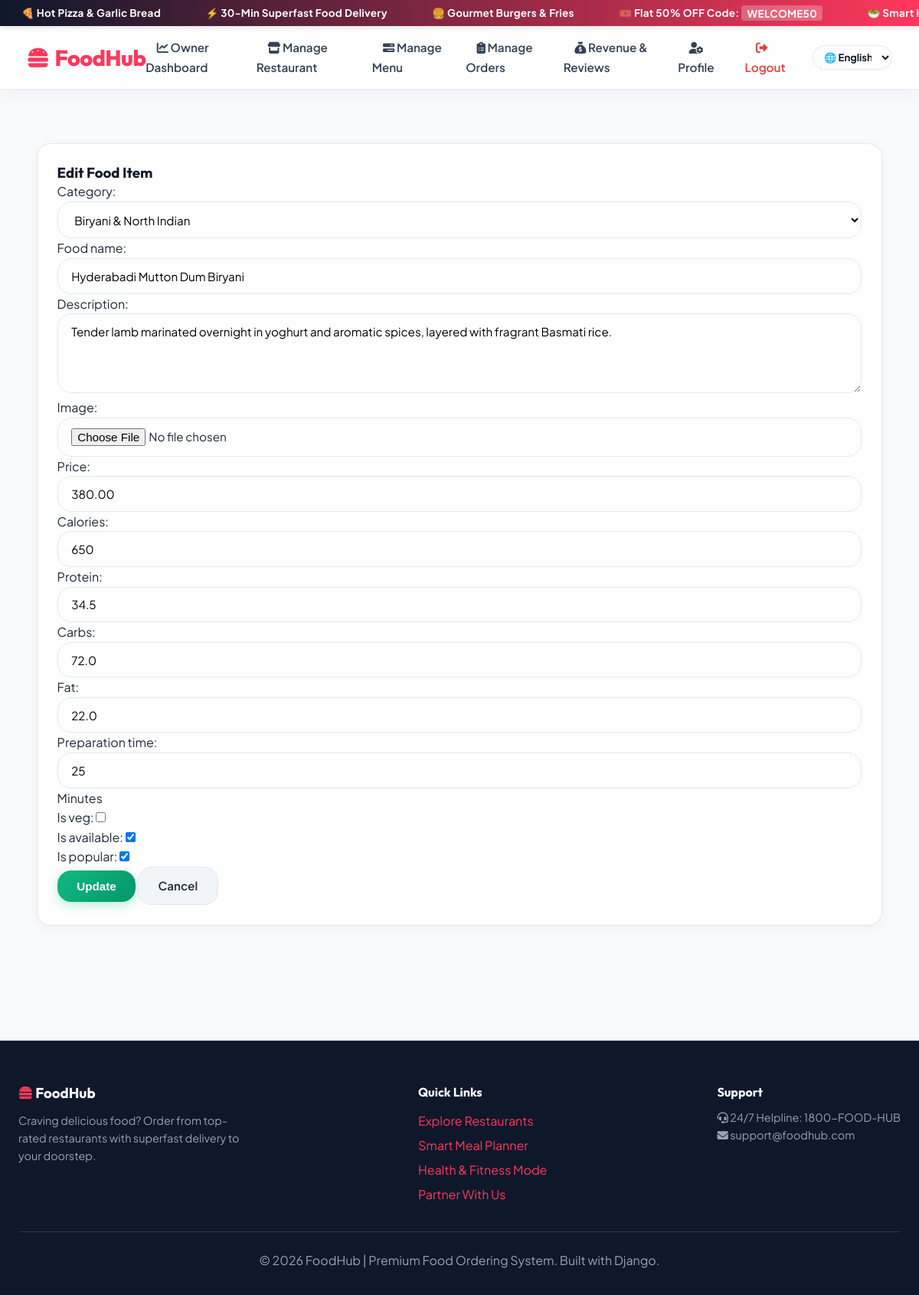
The app's page /menu/edit/1/ (signed in) with its own data.
### menu/models.py (models this page shows, shortened)
class MenuItem(models.Model):
    restaurant = models.ForeignKey(
        Restaurant,
        on_delete=models.CASCADE,
        related_name="menu_items"
    )
    category = models.ForeignKey(
        Category,
        on_delete=models.SET_NULL,
        null=True,
        blank=True
    )
    food_name = models.CharField(max_length=200)
    description = models.TextField()
    image = models.ImageField(
        upload_to="menu_items/",
        blank=True,
        null=True
    )
    price = models.DecimalField(
        max_digits=8,
        decimal_places=2
    )
    calories = models.PositiveIntegerField(default=0)
    protein = models.DecimalField(
        max_digits=5,
        decimal_places=1,
        default=0
    )
    carbs = models.DecimalField(
        max_digits=5,
        decimal_places=1,
        default=0
    )
    fat = models.DecimalField(
        max_digits=5,
        decimal_places=1,
        default=0
    )
    preparation_time = models.PositiveIntegerField(
        help_text="Minutes"
    )
    is_veg = models.BooleanField(default=True)
    is_available = models.BooleanField(default=True)
    is_popular = models.BooleanField(default=False)
    created_at = models.DateTimeField(auto_now_add=True)

### menu/views.py (the view)
# urls.py: path("edit/<int:pk>/", views.edit_menu_item, name="edit_menu_item"),
@login_required
def edit_menu_item(request, pk):
    ensure_default_categories()
    item = get_object_or_404(MenuItem, pk=pk)
    if not request.user.is_superuser and item.restaurant.owner != request.user:
        messages.error(request, "Permission denied.")
        return redirect("restaurant_menu")
    if request.method == "POST":
        form = MenuItemForm(request.POST, request.FILES, instance=item)
        if form.is_valid():
            form.save()
            messages.success(request, f"Updated '{item.food_name}' successfully!")
            return redirect("restaurant_menu")
    else:
        form = MenuItemForm(instance=item)
    return render(request, "menu/edit_menu_item.html", {"form": form, "item": item})

### cart/context_processors.py (called while the page is built)
def cart_context(request):
    try:
        cart = get_or_create_cart(request)
        return {
            'cart': cart,
            'cart_count': cart.get_total_quantity,
            'cart_subtotal': cart.get_subtotal,
            'cart_restaurant': cart.get_restaurant,
        }
    except Exception:
        return {
            'cart': None,
            'cart_count': 0,
            'cart_subtotal': 0,
            'cart_restaurant': None,
        }

### cart/models.py (called while the page is built)
    @property
    def get_total_quantity(self):
        return sum(item.quantity for item in self.items.all())

    @property
    def get_subtotal(self):
        return float(sum(item.get_cost for item in self.items.all()))

    @property
    def get_restaurant(self):
        first_item = self.items.first()
        if first_item and first_item.menu_item:
            return first_item.menu_item.restaurant
        return None

### menu/models.py (called while the page is built)
    def __str__(self):
        return self.name

### menu/views.py (called while the page is built)
def ensure_default_categories():
    for name in DEFAULT_CATEGORIES:
        Category.objects.get_or_create(name=name)

### templates/menu/edit_menu_item.html (shortened to what this page needs)
{% extends "base.html" %}
{% block content %}
<div class="container mt-5">
    <div class="card shadow">
        <div class="card-header bg-warning">
            <h3>Edit Food Item</h3>
        </div>
        <div class="card-body">
            <form method="POST" enctype="multipart/form-data">
                {{ form.as_p }}
                <button class="btn btn-success">
                    Update
                </button>
                <a href="{% url 'restaurant_menu' %}" class="btn btn-secondary">
                    Cancel
                </a>
            </form>
        </div>
    </div>
</div>
{% endblock %}

### static/css/style.css (style rules this page uses)
:root { --primary-color: #ff385c; --primary-hover: #e00b41; --primary-light: #fff0f3; --secondary-color: #f59e0b; --dark-color: #0f172a; --card-bg: #ffffff; --bg-color: #f8fafc; --text-color: #1e293b; --text-muted: #64748b; --border-color: #e2e8f0; --success-color: #10b981; --warning-color: #f59e0b; --danger-color: #ef4444; --glass-bg: rgba(255, 255, 255, 0.94); --glass-border: rgba(226, 232, 240, 0.8); --shadow-sm: 0 4px 14px rgba(15, 23, 42, 0.04); --shadow-md: 0 12px 32px rgba(15, 23, 42, 0.08); --shadow-lg: 0 20px 50px rgba(15, 23, 42, 0.14); --radius-sm: 10px; --radius-md: 18px; --radius-lg: 32px; --radius-full: 9999px; --transition: all 0.3s cubic-bezier(0.4, 0, 0.2, 1); }
* { margin: 0; padding: 0; box-sizing: border-box; }
body { font-family: 'Plus Jakarta Sans', -apple-system, BlinkMacSystemFont, sans-serif; background-color: var(--bg-color); color: var(--text-color); line-height: 1.6; min-height: 100vh; display: flex; flex-direction: column; }
h1, h2, h3, h4, h5, h6 { font-family: 'Outfit', sans-serif; font-weight: 700; color: var(--dark-color); line-height: 1.25; }
a { text-decoration: none; color: inherit; transition: var(--transition); }
.container { max-width: 1240px; margin: 0 auto; padding: 2.2rem 1.5rem; flex: 1; width: 100%; }
.btn { display: inline-flex; align-items: center; justify-content: center; gap: 0.55rem; padding: 0.75rem 1.6rem; font-size: 0.95rem; font-weight: 600; border-radius: var(--radius-md); border: none; cursor: pointer; transition: var(--transition); text-decoration: none; }
.btn-secondary { background: #f1f5f9; color: #1e293b; border: 1px solid #e2e8f0; }
.btn-success { background: linear-gradient(135deg, #10b981, #059669); color: #ffffff; box-shadow: 0 4px 14px rgba(16, 185, 129, 0.3); }
.card { background: var(--card-bg); border-radius: var(--radius-md); border: 1px solid var(--border-color); box-shadow: var(--shadow-sm); padding: 1.6rem; transition: var(--transition); }
.form-control { width: 100%; padding: 0.8rem 1.1rem; font-size: 0.95rem; border: 1.5px solid var(--border-color); border-radius: var(--radius-md); background-color: #ffffff; transition: var(--transition); outline: none; font-family: inherit; }

### records on screen
MenuItem: category "Biryani & North Indian", food_name "Hyderabadi Mutton Dum Biryani", description "Tender lamb marinated overnight in yoghurt and aromatic spices, layered with fragrant Basmati rice.", price "380.00", calories "650", protein "34.5", carbs "72.0", fat "22.0", preparation_time "25", is_available "☑", is_popular "☑"
